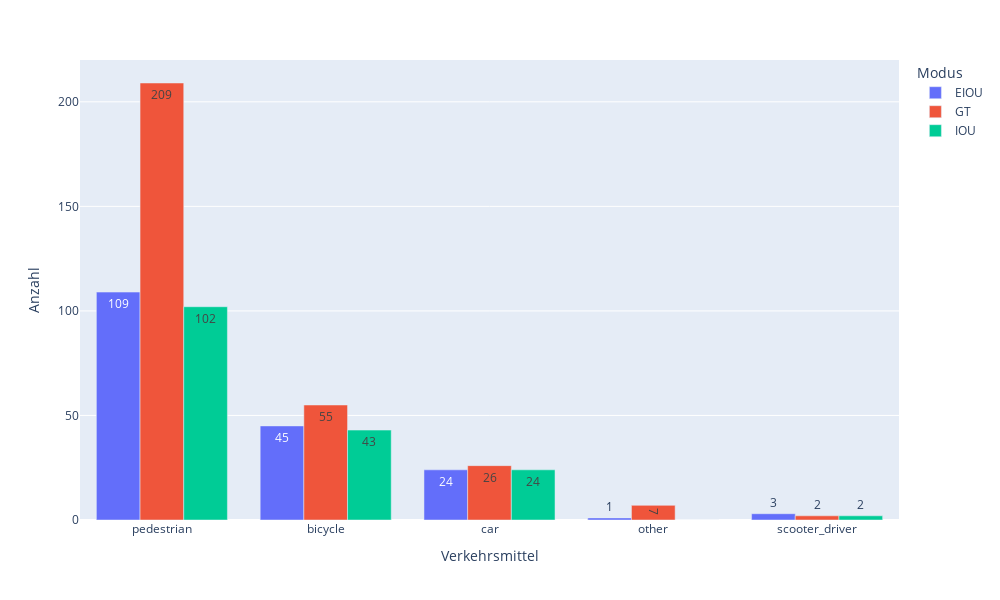

The code cell stored with this chart in its notebook:
### Code cell
%reset -f

import os
import pandas as pd
import matplotlib.pyplot as plt
import bz2
import ujson
import plotly.express as px
import kaleido


# # Fußverkehrsaufkommen - OTC07
# directory = "Z:/04_Daten/GroundThruth/Fussverkehrausfkommen/OTC07_23-09-19_17-00-00/"
# IOU_files = ['OTCamera07_FR20_2023-09-19_17-00-00_IOU.counts_15min.csv']
# EIOU_files = ['OTCamera07_FR20_2023-09-19_17-00-00_EIOU.counts_15min.csv']
# GT_files = ['OTCamera07_FR20_2023-09-19_17-00-00.otgtevents']
# GTbool = True

# # Fußverkehrsaufkommen - OTC13
directory = "Z:/04_Daten/GroundThruth/Fussverkehrausfkommen/OTC13_23-10-22_17-00-00/"
IOU_files = ['OTCamera13_FR20_2023-10-22_17-00-00_IOU.counts_15min.csv']
EIOU_files = ['OTCamera13_FR20_2023-10-22_17-00-00_EIOU.counts_15min.csv']
GT_files = ['OTCamera13_FR20_2023-10-22_17-00-00.otgtevents']
GTbool = True


# # Leipzig - OTC07
# directory = "Z:/04_Daten/GroundThruth/Leipzig/OTC07/"
# IOU_files = ['OTCamera07_FR20_2022-10-31_16-30-00_IOU.counts_15min.csv']
# EIOU_files = ['OTCamera07_FR20_2022-10-31_16-30-00_EIOU.counts_15min.csv']
# GT_files = ['OTCamera07_FR20_2022-10-31_16-30-00.otgtevents']
# GTbool = True

# # Leipzig - OTC19
# directory = "Z:/04_Daten/GroundThruth/Leipzig/OTC19/"
# IOU_files = ['OTCamera19_FR20_2023-05-24_07-00-00_IOU.counts_15min.csv',
#              'OTCamera19_FR20_2023-05-24_07-15-00_IOU.counts_15min.csv']
# EIOU_files = ['OTCamera19_FR20_2023-05-24_07-00-00_EIOU.counts_15min.csv',
#              'OTCamera19_FR20_2023-05-24_07-15-00_EIOU.counts_15min.csv']
# GT_files = ['OTCamera19_FR20_2023-05-24_07-00-00.otgtevents']
# GTbool = True



# # Saarbrücken - OTC15
# directory = "Z:/04_Daten/GroundThruth/Saarbruecken/OTC15/"
# IOU_files = ['OTCamera15_FR20_2022-10-17_16-00-00_IOU.counts_15min.csv']
# EIOU_files = ['OTCamera15_FR20_2022-10-17_16-00-00_EIOU.counts_15min.csv']
# GT_files = ['.otgtevents']
# GTbool = False

# # Saarbrücken - OTC17
# directory = "Z:/04_Daten/GroundThruth/Saarbruecken/OTC17/"
# IOU_files = ['OTCamera17_FR20_2022-10-19_17-15-00_IOU.counts_15min.csv',]
# EIOU_files = ['OTCamera17_FR20_2022-10-19_17-15-00_EIOU.counts_15min.csv',]
# GT_files = ['OTCamera17_FR20_2022-10-19_17-15-00.otgtevents',]
# GTbool = True

# # TUD
# directory = "Z:/04_Daten/GroundThruth/Videos_TUD/"
# IOU_files = ['otcamera-tud03_FR20_2023-10-26_08-00-00_IOU.counts_15min.csv',
#              'otcamera-tud03_FR20_2023-10-26_08-15-00_IOU.counts_15min.csv',
#              'otcamera-tud03_FR20_2023-10-26_08-30-00_IOU.counts_15min.csv',
#              'otcamera-tud03_FR20_2023-10-26_08-45-00_IOU.counts_15min.csv']
# EIOU_files = ['otcamera-tud03_FR20_2023-10-26_08-00-00_EIOU.counts_15min.csv',
#               'otcamera-tud03_FR20_2023-10-26_08-15-00_EIOU.counts_15min.csv',
#               'otcamera-tud03_FR20_2023-10-26_08-30-00_EIOU.counts_15min.csv',
#               'otcamera-tud03_FR20_2023-10-26_08-45-00_EIOU.counts_15min.csv']
# GT_files = ['otcamera-tud03_FR20_2023-10-26_08-00-00.otgtevents',
#             'otcamera-tud03_FR20_2023-10-26_08-15-00.otgtevents',
#             'otcamera-tud03_FR20_2023-10-26_08-30-00.otgtevents',
#             'otcamera-tud03_FR20_2023-10-26_08-45-00.otgtevents']
# GTbool = True


def compare_EIOU_IOU_GT(directory, IOU_files, EIOU_files, GT_files, GT = True):
    df_IOU = pd.DataFrame()
    for file in IOU_files:
        df = pd.read_csv(directory + file)
        df_IOU = pd.concat([df_IOU, df])

    df_EIOU = pd.DataFrame()
    for file in EIOU_files:
        df = pd.read_csv(directory + file)
        df_EIOU = pd.concat([df_EIOU, df])
    del file, df

    df_IOU = df_IOU[['start occurrence time', 'classification', 'flow', 'count']].rename(columns={'count': 'IOU'})
    df_EIOU = df_EIOU[['start occurrence time', 'classification', 'flow', 'count']].rename(columns={'count': 'EIOU'})
    

    COUNTS = pd.merge(df_IOU, df_EIOU, on = ['start occurrence time', 'classification', 'flow'])
    del df_IOU, df_EIOU
    
    if GT == True:
        df_GT = pd.DataFrame()
        for file in GT_files:
            with bz2.open(directory + file, "rt", encoding="UTF-8") as file:
                dictfile = ujson.load(file)
                
                SECTIONS = pd.DataFrame.from_dict(dictfile['sections'])
                EVENTS = pd.DataFrame.from_dict(dictfile['event_list'])
                EVENTS = pd.merge(EVENTS, SECTIONS, left_on='section_id', right_on='id')
                enter_events = EVENTS.groupby('road_user_id').first().rename(columns={'name': 'name_enter'}).reset_index()
                exit_events = EVENTS.groupby('road_user_id').last().rename(columns={'name': 'name_exit'}).reset_index()
                
                exit_events = exit_events[['road_user_id', 'name_exit']]
                
                GTEVENTS = pd.merge(enter_events, exit_events, on = 'road_user_id').rename(columns={'road_user_type': 'classification'})
                del enter_events, exit_events
                
                GTEVENTS['flow'] = GTEVENTS['name_enter'] + " --> " + GTEVENTS['name_exit']
                GTEVENTS['start occurrence time'] = GTEVENTS['video_name'].str[-13:-5]
                GTEVENTS['start occurrence time'] = GTEVENTS['start occurrence time'].str.replace('-',':')
                
                df_GT = pd.concat([df_GT, GTEVENTS])
                
                
        del dictfile, SECTIONS, EVENTS, GTEVENTS,

        GTCOUNTS = df_GT.groupby(['start occurrence time', 'classification', 'flow'])['type'].count().reset_index().rename(columns={'type': 'GT'})
        COUNTS = pd.merge(COUNTS, GTCOUNTS, on = ['start occurrence time', 'classification', 'flow'])
    else:
        print('Keine GT')
        

    # COUNTS = COUNTS[COUNTS['classification'] != 'pedestrian']
    # COUNTS = COUNTS[COUNTS['classification'] != 'other']
    # Klassen zusammenfassen
    COUNTS['classification_2'] = COUNTS['classification'].replace({'car': 'car',
                                                                'car_with_trailer': 'car',
                                                                'delivery_van': 'van',
                                                                'private_van': 'van',
                                                                'delivery_van_with_trailer': 'van',
                                                                'private_van_with_trailer': 'van',
                                                                'truck': 'truck',
                                                                'truck_with_trailer': 'truck',
                                                                'truck_with_semitrailer': 'truck',
                                                                'bus': 'bus',
                                                                'bicyclist': 'bicycle',
                                                                'bicyclist_with_trailer': 'bicycle',
                                                                'motorcyclist': 'motorcycle',                                                                                                                        
                                                                })
    
    


    if GT == True:
        valuevars = ['IOU', 'EIOU', 'GT']
    else:
        valuevars = ['IOU', 'EIOU']
    
    COUNTS_long = pd.melt(COUNTS, id_vars=['classification_2', 'flow'], value_vars=valuevars).rename(columns={'classification_2': 'Verkehrsmittel',
                                                                                                                'variable': 'Modus',
                                                                                                                'value': 'Anzahl'})
    fig = px.bar(COUNTS_long.groupby(['Verkehrsmittel', 'Modus'])[['Anzahl']].sum().reset_index(), 
             x="Verkehrsmittel", 
             y="Anzahl", 
             color='Modus', 
             barmode='group',
             width=1000,
             height=600,
             text_auto=True).update_layout(xaxis={'categoryorder':'total descending'})
    fig.show()
    # try:
    #     fig.write_image(directory + "/COUNTS.png")
    # except:
    #     print('Bild noch offen')
        
    try:
        COUNTS_long.to_csv(directory + "COUNTS_final.csv", sep=';')
    except:
        print('Datei noch offen!')
    
    
    return COUNTS_long

COUNTS = compare_EIOU_IOU_GT(directory, IOU_files, EIOU_files, GT_files, GT = GTbool)

### Figure 1 — Plotly figure (JSON) as saved in the notebook; plotly's stock layout.template omitted (floating-point values rounded to 4 significant figures)
{"data": [{"alignmentgroup": "True", "hovertemplate": "Modus=EIOU<br>Verkehrsmittel=%{x}<br>Anzahl=%{y}<extra></extra>", "legendgroup": "EIOU", "marker": {"color": "#636efa", "pattern": {"shape": ""}}, "name": "EIOU", "offsetgroup": "EIOU", "orientation": "v", "showlegend": true, "textposition": "auto", "texttemplate": "%{y}", "type": "bar", "x": ["bicycle", "car", "other", "pedestrian", "scooter_driver"], "xaxis": "x", "y": [45, 24, 1, 109, 3], "yaxis": "y"}, {"alignmentgroup": "True", "hovertemplate": "Modus=GT<br>Verkehrsmittel=%{x}<br>Anzahl=%{y}<extra></extra>", "legendgroup": "GT", "marker": {"color": "#EF553B", "pattern": {"shape": ""}}, "name": "GT", "offsetgroup": "GT", "orientation": "v", "showlegend": true, "textposition": "auto", "texttemplate": "%{y}", "type": "bar", "x": ["bicycle", "car", "other", "pedestrian", "scooter_driver"], "xaxis": "x", "y": [55, 26, 7, 209, 2], "yaxis": "y"}, {"alignmentgroup": "True", "hovertemplate": "Modus=IOU<br>Verkehrsmittel=%{x}<br>Anzahl=%{y}<extra></extra>", "legendgroup": "IOU", "marker": {"color": "#00cc96", "pattern": {"shape": ""}}, "name": "IOU", "offsetgroup": "IOU", "orientation": "v", "showlegend": true, "textposition": "auto", "texttemplate": "%{y}", "type": "bar", "x": ["bicycle", "car", "other", "pedestrian", "scooter_driver"], "xaxis": "x", "y": [43, 24, 0, 102, 2], "yaxis": "y"}], "layout": {"barmode": "group", "height": 600, "legend": {"title": {"text": "Modus"}, "tracegroupgap": 0}, "margin": {"t": 60}, "width": 1000, "xaxis": {"anchor": "y", "categoryorder": "total descending", "domain": [0, 1], "title": {"text": "Verkehrsmittel"}}, "yaxis": {"anchor": "x", "domain": [0, 1], "title": {"text": "Anzahl"}}}}
